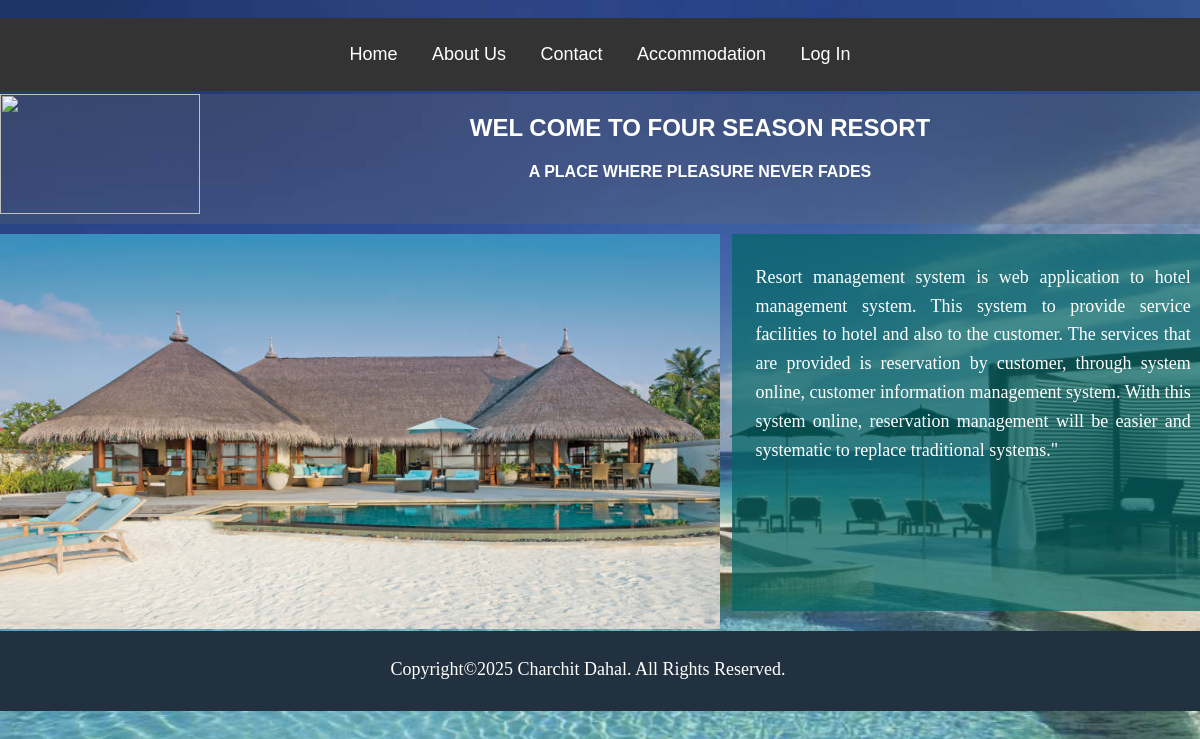
The page / on the database its author committed.
### tables this page shows
CREATE TABLE IF NOT EXISTS `home` (
  `id` int(11) NOT NULL AUTO_INCREMENT,
  `title` text NOT NULL,
  `content` varchar(3000) NOT NULL,
  PRIMARY KEY (`id`)
);

CREATE TABLE IF NOT EXISTS `logo` (
  `id` int(11) NOT NULL AUTO_INCREMENT,
  `image` varchar(400) NOT NULL,
  PRIMARY KEY (`id`)
);

### index.php (the view, shortened to what this page needs)
<?php
include("admin/connect.php");
?>
<!DOCTYPE html PUBLIC "-//W3C//DTD XHTML 1.0 Transitional//EN" "http://www.w3.org/TR/xhtml1/DTD/xhtml1-transitional.dtd">
<html xmlns="http://www.w3.org/1999/xhtml">
<head>
<link href="css/style.css" rel="stylesheet" type="text/css" />
<link href="css/nav.css" rel="stylesheet" type="text/css" />
</head>
<body>
<div class="nav">
    <ul>
        <li><a href="index.php">Home</a></li>
        <li><a href="about.php">About Us</a></li>
        <li><a href="contactus.php">Contact</a></li>
        <?php if(isset($_SESSION["user_id"])): ?>
            <li><a href="roomdisplay.php">Accommodation</a></li>
            <li><a href="myprofile.php">Profile</a></li>
            <li><a href="logout.php">Logout</a></li>
        <?php else: ?>
            <li><a href="gallery.php">Accommodation</a></li>
            <li><a href="guest-login.php">Log In</a></li>
        <?php endif; ?>
    </ul>
</div>
<?php
include("header.php");
?>
<?php
$query = "SELECT image FROM logo WHERE id=3";
$result = mysqli_query($con, $query);
$row = mysqli_fetch_assoc($result);
?>
<div class="main-content">
    <div class="left-content">
        <?php echo '<img src="admin/logoupload/' . $row["image"] . '" height="400px" width="100%">' ?>
    </div>
    <?php
    $sql = "SELECT content FROM home";
    $result = mysqli_query($con, $sql);
    $row = mysqli_fetch_assoc($result);
    ?>
    <div class="right-content">
        <p><br><?php echo $row["content"]; ?></p>
    </div>
</div>
<?php include("footer.php"); ?>
</body>
</html>

### header.php (shortened to what this page needs)
<?php include("admin/connect.php"); ?>
<?php
$sql="SELECT title FROM home";
$result=mysqli_query($con, $sql);
$row = mysqli_fetch_assoc($result);
?>
<!DOCTYPE html PUBLIC "-//W3C//DTD XHTML 1.0 Transitional//EN" "http://www.w3.org/TR/xhtml1/DTD/xhtml1-transitional.dtd">
<html xmlns="http://www.w3.org/1999/xhtml">
<head>
<link href="css/style.css" rel="stylesheet" />
<link href="css/menu.css" rel="stylesheet" />
</head>
<body>
<div class="header">
<?php     echo '<img src=' ."https://static.vecteezy.com/system/resources/previews/023/815/737/non_2x/resort-logo-design-minimalist-concept-city-town-logo-design-template-vector.jpg".' height="120px" width="200px">';
                   ?>
<?php echo @$row["title"];?>
</div>
</body>
</html>

### css/style.css (style rules this page uses)
body { margin-right:1px; margin-left:1px; padding:0px; margin-top:-20px; margin-bottom:0px; }
.header { width:100%; height:130px; overflow:hidden; background:rgba(102,102,102,0.3); margin-top:-15px; }
.header img { float:left; }
.header h2 { color:#fff; text-align:center; }
.header h4 { text-align:center; color:#FFFfff; }
.main-content { margin-top:10px; width:100%; height:395px; overflow:hidden; }
.main-content .left-content { width:60%; height:395px; background:#fff; float:left; }
.main-content .right-content { width:39%; height:395px; background:rgba(0,102,102,0.7); margin-left:1%; float:left; margin-top:-1.5%; }
.main-content .right-content p { font-family:"MS Serif", "New York", serif; color:#fff; margin-right:2%; margin-left:5%; text-align: justify; }
.right-content p { color:#fff; font-size:18px; margin-left:2%; margin-right:2%; }
a { text-decoration:none; }

### css/nav.css (style rules this page uses)
body { font-family: Arial, sans-serif; background-color: #f4f4f4; margin: 0; padding: 0; }
.nav { background: #333; padding: 10px 0; text-align: center; }
.nav ul { list-style: none; padding: 0; }
.nav ul li { display: inline; margin: 0 15px; }
.nav ul li a { color: white; text-decoration: none; font-size: 18px; }
p { color: #555; font-size: 16px; line-height: 1.6; }

### css/menu.css (style rules this page uses)
body { background:url(../images/back.jpg); background-size:cover; margin:0px; }

### rows shown on the page
home: title "WEL COME TO FOUR SEASON RESORT A PLACE WHERE PLEASURE NEVER FADES", content "Resort management system is web application to hotel management system. This system to provide service facilities to hotel and also to the customer. The services that are provided is reservation by customer, through system online, customer information management system. With this system online, reservation management will be easier and systematic to replace traditional systems.\""
logo: image (picture)
